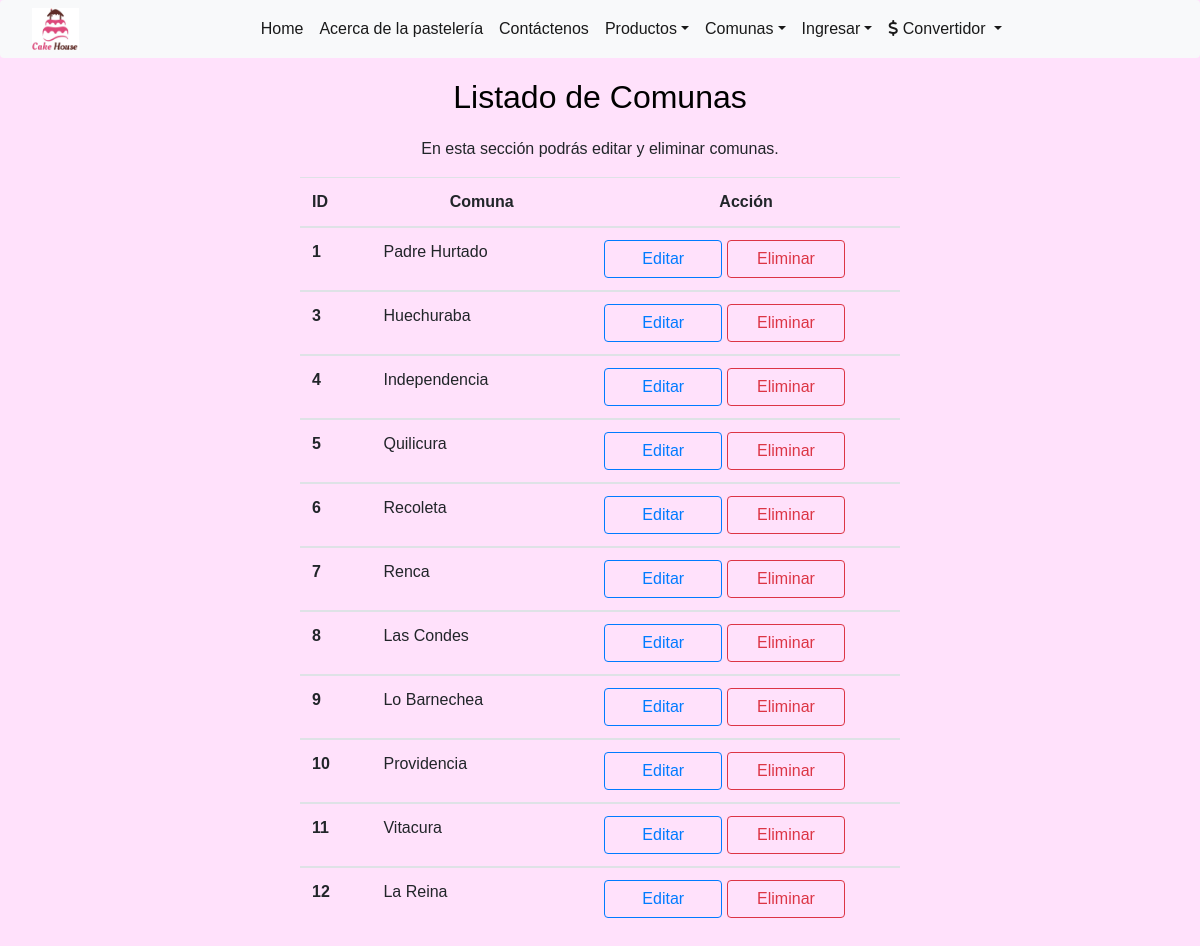
The app's page /listaComunas/ with its own data.
### app/models.py (models this page shows, shortened)
class Comuna(models.Model):
    id = models.IntegerField(primary_key=True)
    nombre = models.CharField(max_length=50)

### app/views.py (the view)
# urls.py: path('listaComunas/', listaComuna, name="listaComunas"),
def listaComuna(request):
    comuna = Comuna.objects.all().order_by("id")
    data = {
        'comuna' : comuna
    }
    return render(request, 'app/listaComunas.html', data)

### app/templates/app/listaComunas.html
{% extends 'app/base.html' %}
{% block contenido %}
    <h2>Listado de Comunas</h2>
    <p class="text-center">En esta sección podrás editar y eliminar comunas.</p>
    <table class="table table-default  col-sm-12 col-md-6 offset-md-3 mt-3" >
        <thead class="light ">
            <tr>
                <th scope="col">ID</th>
                <th scope="col" class="text-center">Comuna</th>
                <th scope="col" class="text-center">Acción</th>
            </tr>
        </thead>
    {% for c in comuna %}
        <tbody>
            <tr>
                <th scope="row">{{c.id}}</th>
                <td>{{c.nombre}}</td>
                <td>
                <a class="btn btn-outline-primary col-md-5 col-sm-12" href="{% url 'modificarComuna' c.id%}">Editar</a>
                <a class="btn btn-outline-danger col-md-5  col-sm-12" href="{% url 'eliminarComuna' c.id%}">Eliminar</a></td>
            </tr>
        </tbody>
    {% endfor %}
    </table>
{% endblock %}

### app/static/app/styles/estiloss.css (style rules this page uses)
body { font-family:Arial, Helvetica, sans-serif ; background-color:#ffe1fb; }
h2, h1 { text-align: center; margin: 20px; color: #000000; ; }
.table { overflow: scroll; }
* { margin: 0; padding: 0; box-sizing: border-box; }

### records on screen
Comuna: id "1", nombre "Padre Hurtado"
Comuna: id "3", nombre "Huechuraba"
Comuna: id "4", nombre "Independencia"
Comuna: id "5", nombre "Quilicura"
Comuna: id "6", nombre "Recoleta"
Comuna: id "7", nombre "Renca"
Comuna: id "8", nombre "Las Condes"
Comuna: id "9", nombre "Lo Barnechea"
Comuna: id "10", nombre "Providencia"
Comuna: id "11", nombre "Vitacura"
Comuna: id "12", nombre "La Reina"
